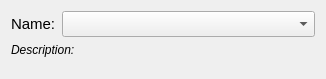
<?xml version="1.0" encoding="UTF-8"?>
<ui version="4.0">
 <class>descriptiveComboBox</class>
 <widget class="QWidget" name="descriptiveComboBox">
  <property name="geometry">
   <rect>
    <x>0</x>
    <y>0</y>
    <width>326</width>
    <height>79</height>
   </rect>
  </property>
  <property name="font">
   <font>
    <pointsize>11</pointsize>
   </font>
  </property>
  <property name="windowTitle">
   <string>DescriptiveComboBox</string>
  </property>
  <layout class="QFormLayout" name="formLayout">
   <item row="0" column="0">
    <widget class="QLabel" name="label_name">
     <property name="text">
      <string>Name:</string>
     </property>
    </widget>
   </item>
   <item row="0" column="1">
    <widget class="QComboBox" name="comboBox"/>
   </item>
   <item row="1" column="0" colspan="2">
    <widget class="QLabel" name="label_description">
     <property name="font">
      <font>
       <pointsize>9</pointsize>
       <italic>true</italic>
       <strikeout>false</strikeout>
       <kerning>true</kerning>
      </font>
     </property>
     <property name="text">
      <string>Description:</string>
     </property>
    </widget>
   </item>
  </layout>
 </widget>
 <resources/>
 <connections>
  <connection>
   <sender>comboBox</sender>
   <signal>currentIndexChanged(int)</signal>
   <receiver>descriptiveComboBox</receiver>
   <slot>on_element_changed(int)</slot>
   <hints>
    <hint type="sourcelabel">
     <x>192</x>
     <y>25</y>
    </hint>
    <hint type="destinationlabel">
     <x>162</x>
     <y>39</y>
    </hint>
   </hints>
  </connection>
 </connections>
 <slots>
  <signal>element_changed(object)</signal>
  <slot>on_element_changed(int)</slot>
 </slots>
</ui>
